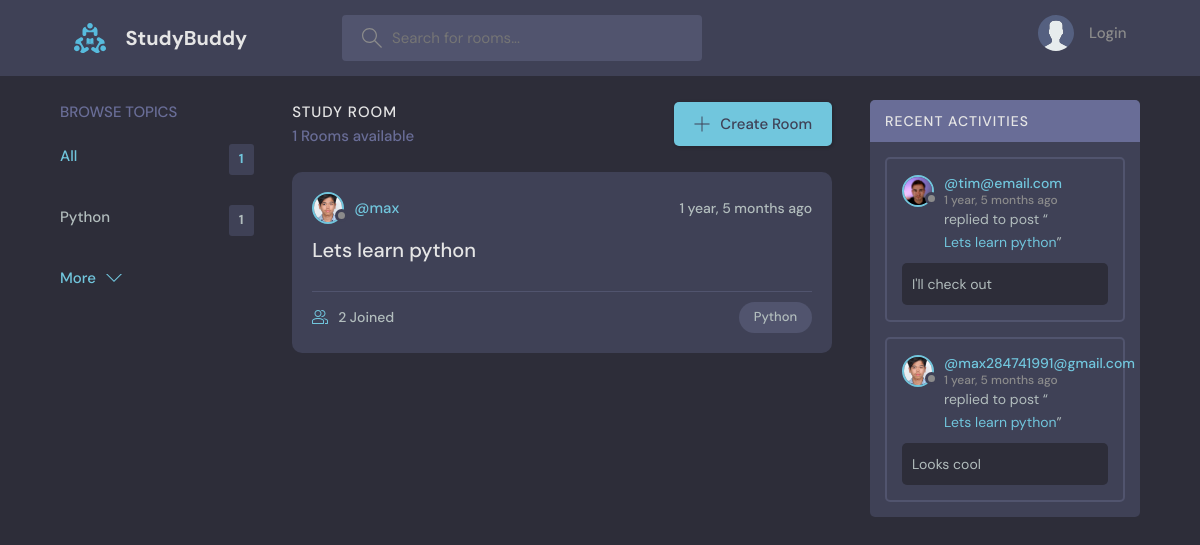
Before: / with the older database file.
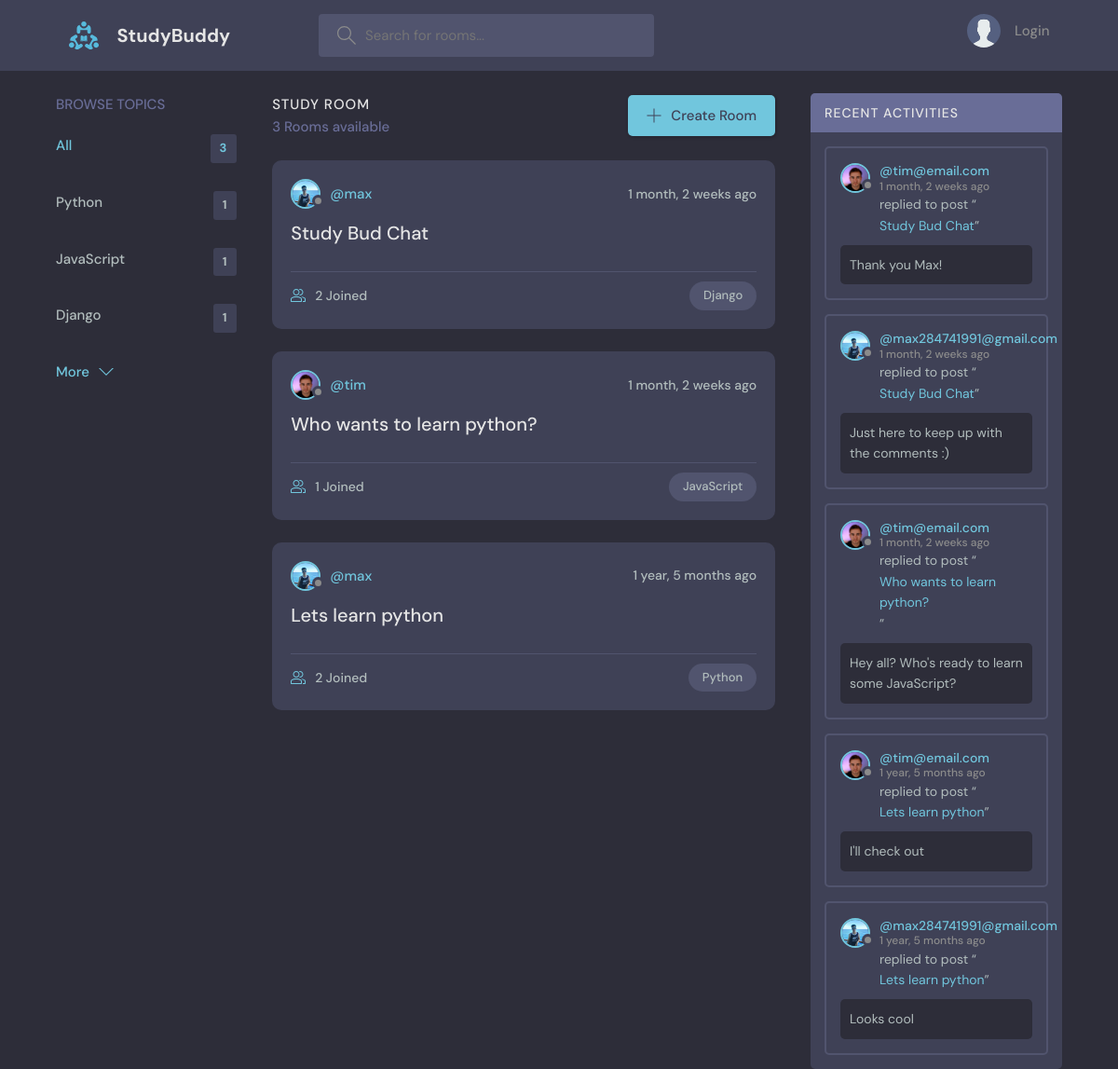
After: the same page with the newer database file.
### base/models.py (models this page shows, shortened)
class Topic(models.Model):
    name = models.CharField(max_length=200)

class Room(models.Model):
    host = models.ForeignKey(User, on_delete= models.SET_NULL, null= True)
    topic = models.ForeignKey(Topic, on_delete= models.SET_NULL, null= True)
    name = models.CharField(max_length=200)
    description = models.TextField(null= True, blank= True)
    participants = models.ManyToManyField(
        User, related_name="participants", blank= True)
    updated = models.DateTimeField(auto_now= True)
    created = models.DateTimeField(auto_now_add= True)
    class Meta:
        ordering = ['-updated', '-created']
    def __str__(self):
        return self.name

class User(AbstractUser):
    name = models.CharField(max_length= 200, null= True)
    email = models.EmailField(unique= True , null= True)
    bio = models.TextField(null= True)
    avator = models.ImageField(null= True, default= "avatar.svg")
    USERNAME_FIELD = 'email'
    REQUIRED_FIELDS = []

class Message(models.Model):
    user = models.ForeignKey(User, on_delete= models.CASCADE)
    room = models.ForeignKey(Room, on_delete= models.CASCADE)
    body = models.TextField()
    updated = models.DateTimeField(auto_now= True)
    created = models.DateTimeField(auto_now_add= True)
    class Meta:
        ordering = ['-updated', '-created']

### base/views.py (the view)
# urls.py: path('', views.home, name="home"),
def home(request):
    q = request.GET.get('q') if request.GET.get('q') != None else ''
    rooms = Room.objects.filter(
        Q(topic__name__icontains = q) |
        Q(name__icontains = q) |
        Q(description__icontains = q)
        )
    topics = Topic.objects.all()[0:5]
    room_count = rooms.count()
    room_messages = Message.objects.filter(Q(room__topic__name__icontains = q))
    context = {"rooms": rooms, "topics": topics,
               "room_count": room_count, "room_messages": room_messages}
    return render(request, 'base/home.html', context)

### base/templates/base/home.html (shortened to what this page needs)
{% extends 'main.html' %}
{% block content %}
<main class="layout layout--3">
  <div class="container">
    {% include 'base/topics_component.html' %}
    <div class="roomList">
      <div class="roomList__header">
        <div>
          <h2>Study Room</h2>
          <p>{{room_count}} Rooms available</p>
        </div>
        <a class="btn btn--main" href="{% url 'create-room' %}">
          <svg version="1.1" xmlns="http://www.w3.org/2000/svg" width="32" height="32" viewBox="0 0 32 32">
            <title>add</title>
            <path
              d="M16.943 0.943h-1.885v14.115h-14.115v1.885h14.115v14.115h1.885v-14.115h14.115v-1.885h-14.115v-14.115z"
            ></path>
          </svg>
          Create Room
        </a>
      </div>
      {% include 'base/feed_component.html' %}
    </div>
    {% include 'base/activity_component.html' %}
  </div>
</main>
{% endblock content %}

### base/templates/base/topics_component.html
<div class="topics">
  <div class="topics__header">
    <h2>Browse Topics</h2>
  </div>
  <ul class="topics__list">
    <li>
      <a href="/" class="active">All <span>{{topics.count}}</span></a>
    </li>
    {% for topic in topics %}
    <li>
      <a href="{% url 'home' %}?q={{topic.name}}">{{topic.name}} <span>{{topic.room_set.all.count}}</span></a>
    </li>
    {% endfor %}
  </ul>
  <a class="btn btn--link" href="{% url 'topics' %}">
    More
    <svg version="1.1" xmlns="http://www.w3.org/2000/svg" width="32" height="32" viewBox="0 0 32 32">
      <title>chevron-down</title>
      <path d="M16 21l-13-13h-3l16 16 16-16h-3l-13 13z"></path>
    </svg>
  </a>
</div>

### base/templates/base/feed_component.html (shortened to what this page needs)
{% for room in rooms %}
<div class="roomListRoom">
    <div class="roomListRoom__header">
      <a href="{% url 'user-profile' room.host.id %}" class="roomListRoom__author">
        <div class="avatar avatar--small">
          <img src="{{room.host.avator.url}}" />
        </div>
        <span>@{{room.host.username}}</span>
      </a>
      <div class="roomListRoom__actions">
        <span>{{room.created | timesince}} ago</span>
      </div>
    </div>
    <div class="roomListRoom__content">
      <a href="{% url 'room' room.id %}">{{room.name}}</a>
    </div>
    <div class="roomListRoom__meta">
      <a href="{% url 'room' room.id %}" class="roomListRoom__joined">
        {{room.participants.all.count}} Joined
      </a>
      <p class="roomListRoom__topic">{{room.topic.name}}</p>
    </div>
</div>
{% endfor %}

### base/templates/base/activity_component.html (shortened to what this page needs)
<div class="activities">
    <div class="activities__header">
      <h2>Recent Activities</h2>
    </div>
    {% for message in room_messages %}
    <div class="activities__box">
      <div class="activities__boxHeader roomListRoom__header">
        <a href="{% url 'user-profile' message.user.id %}" class="roomListRoom__author">
          <div class="avatar avatar--small">
            <img src="{{message.user.avator.url}}" />
          </div>
          <p>
            @{{message.user}}
            <span>{{message.created | timesince}} ago</span>
          </p>
        </a>
      </div>
      <div class="activities__boxContent">
        <p>replied to post “<a href="{% url 'room' message.room.id %}">{{message.room}}</a>”</p>
        <div class="activities__boxRoomContent">
          {{message.body}}
        </div>
      </div>
    </div>
    {% endfor %}
</div>

Changed rows visible on the page:
added Topic: name "JavaScript", room_set.all.count "1"
added Topic: name "Django", room_set.all.count "1"
added Room: host.avator (picture), host.username "max", created "1 month, 2 weeks", name "Study Bud Chat", participants.all.count "2", topic.name "Django"
added Room: host.avator (picture), host.username "tim", created "1 month, 2 weeks", name "Who wants to learn python?", participants.all.count "1", topic.name "JavaScript"
changed through a linked row, Room "Lets learn python": host.avator: a different picture
added Message: user.avator (picture), user "tim@email.com", created "1 month, 2 weeks", room "Study Bud Chat", body "Thank you Max!"
added Message: user.avator (picture), user "max284741991@gmail.com", created "1 month, 2 weeks", room "Study Bud Chat", body "Just here to keep up with the comments :)"
added Message: user.avator (picture), user "tim@email.com", created "1 month, 2 weeks", room "Who wants to learn python?", body "Hey all? Who's ready to learn some JavaScript?"
changed through a linked row, Message "Looks cool": user.avator: a different picture
Other visible differences:
{{ topics.count }}: "1" → "3"
{{ room_count }}: "1" → "3"
